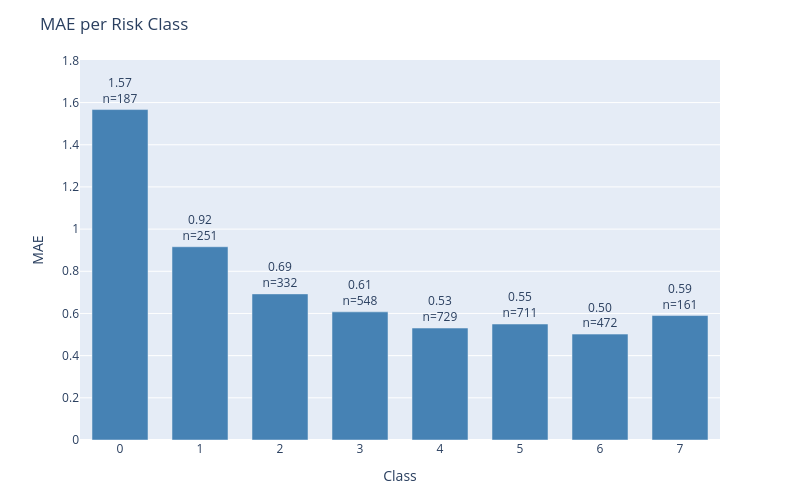

Notebook code for this chart:
### Code cell
plot_error_by_group(
    df=results_test,
    y_true_col='actual',
    y_pred_col='prediction',
    group_by='class',
    metric='mae',
    title='MAE per Risk Class'
)

### Figure 1 — Plotly figure (JSON) as saved in the notebook; plotly's stock layout.template omitted (floating-point values rounded to 4 significant figures)
{"data": [{"marker": {"color": "steelblue"}, "text": ["1.57<br>n=187", "0.92<br>n=251", "0.69<br>n=332", "0.61<br>n=548", "0.53<br>n=729", "0.55<br>n=711", "0.50<br>n=472", "0.59<br>n=161"], "textposition": "outside", "type": "bar", "x": ["0", "1", "2", "3", "4", "5", "6", "7"], "y": [1.567, 0.9163, 0.6928, 0.6077, 0.5309, 0.5499, 0.5021, 0.5901]}], "layout": {"bargap": 0.3, "height": 500, "margin": {"b": 60, "t": 60}, "title": {"text": "MAE per Risk Class"}, "uniformtext": {"minsize": 8, "mode": "hide"}, "width": 800, "xaxis": {"title": {"text": "Class"}}, "yaxis": {"range": [0, 1.802], "title": {"text": "MAE"}}}}
